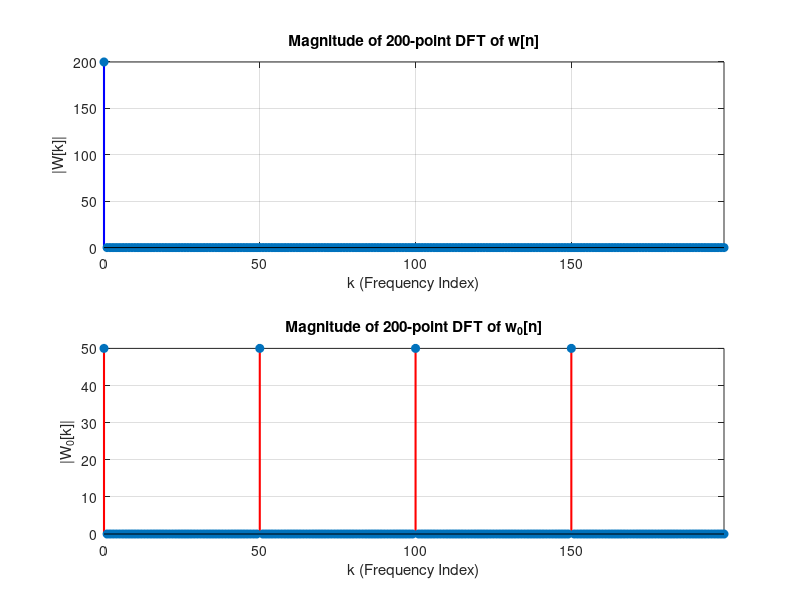
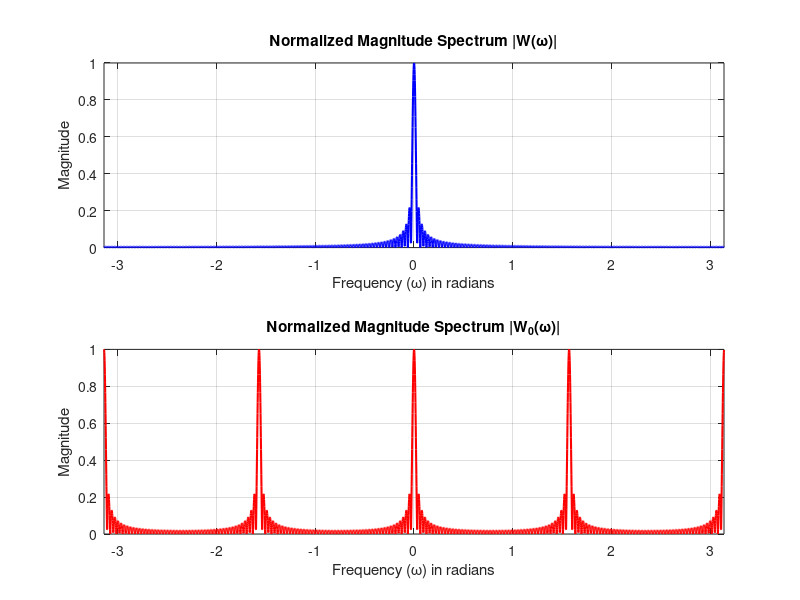
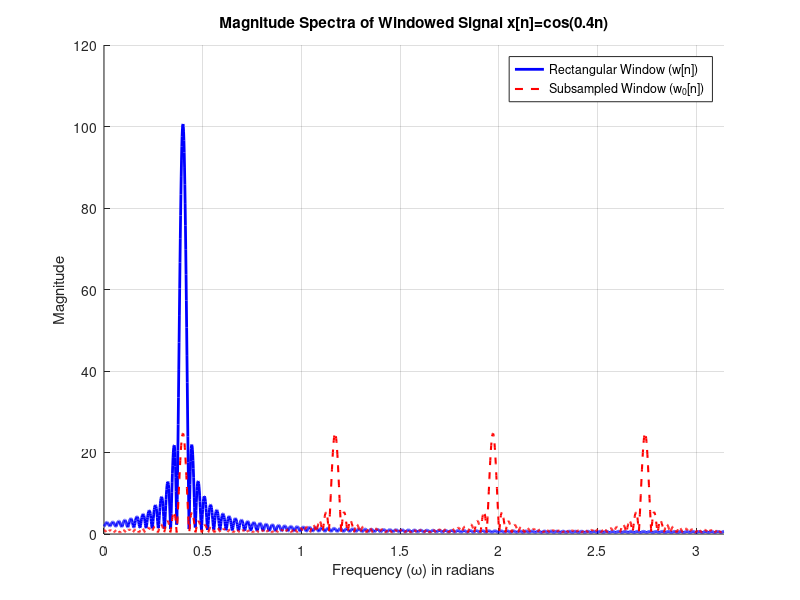

The MATLAB script that drew these images, in order:
% SPDX-License-Identifier: GNU AGPL-3.0-or-later
% Copyright (C) 2025 Kenneth Chan <kenc0728@gmail.com>
% Kenneth Chan

clear;      
clc;        
close all;  

rng(388); 

N = 200;
k_axis_N = 0:N-1; % DFT index vector

w = ones(N, 1);

n_axis = 0:N-1;
w0 = zeros(N, 1);
w0(mod(n_axis, 4) == 3) = 1;

% Compute N-point DFTs
W_dft = fft(w);
W0_dft = fft(w0);

% Plot magnitudes
figure('Name', 'Part (b): N-point DFT Magnitudes');

% Plot for w[n]
subplot(2, 1, 1);
stem(k_axis_N, abs(W_dft), 'filled', 'LineWidth', 1.5, 'Color', 'b');
title('Magnitude of 200-point DFT of w[n]');
xlabel('k (Frequency Index)');
ylabel('|W[k]|');
grid on;
xlim([0 N-1]);

% Plot for w0[n]
subplot(2, 1, 2);
stem(k_axis_N, abs(W0_dft), 'filled', 'LineWidth', 1.5, 'Color', 'r');
title('Magnitude of 200-point DFT of w_0[n]');
xlabel('k (Frequency Index)');
ylabel('|W_0[k]|');
grid on;
xlim([0 N-1]);


N0 = 2^nextpow2(16 * N); 

% Compute N0-point DFTs (this zero-pads automatically)
W_N0 = fft(w, N0);
W0_N0 = fft(w0, N0);

% Normalize to have DC value of 1
W_N0_norm = W_N0 / sum(w);
W0_N0_norm = W0_N0 / sum(w0);

omega_axis_N0 = linspace(-pi, pi, N0);

% Plot the spectra
figure('Name', 'Part (c): N0-point Continuous Spectra');

% Plot for W(omega)
subplot(2, 1, 1);
plot(omega_axis_N0, abs(fftshift(W_N0_norm)), 'b', 'LineWidth', 1.5);
title('Normalized Magnitude Spectrum |W(\omega)|');
xlabel('Frequency (\omega) in radians');
ylabel('Magnitude');
grid on;
xlim([-pi pi]);

% Plot for W0(omega)
subplot(2, 1, 2);
plot(omega_axis_N0, abs(fftshift(W0_N0_norm)), 'r', 'LineWidth', 1.5);
title('Normalized Magnitude Spectrum |W_0(\omega)|');
xlabel('Frequency (\omega) in radians');
ylabel('Magnitude');
grid on;
xlim([-pi pi]);


A = 1;
omega0 = 0.4;
phi = 0;

% Creating signal x 
x = A * cos(omega0 * n_axis' + phi); 

% Apply the windows
xw = x .* w;
xw0 = x .* w0;

Xw_dft = fft(xw, N0);
Xw0_dft = fft(xw0, N0);

omega_axis_half = linspace(0, pi, N0/2 + 1);

% Plot the superimposed spectra
figure('Name', 'Part (d): Windowed Sinusoid Spectra');
hold on;
plot(omega_axis_half, abs(Xw_dft(1:N0/2+1)), 'b', 'LineWidth', 2);
plot(omega_axis_half, abs(Xw0_dft(1:N0/2+1)), 'r--', 'LineWidth', 1.5);
hold off;

title('Magnitude Spectra of Windowed Signal x[n]=cos(0.4n)');
xlabel('Frequency (\omega) in radians');
ylabel('Magnitude');
legend('Rectangular Window (w[n])', 'Subsampled Window (w_0[n])');
grid on;
xlim([0 pi]);


% Part (e): 
% The spectral resolution does not appear to be qualitatively
% different for the two windows.
%
% Reasoning: Spectral resolution is determined by the width of the main
% lobe of the window's spectrum. The central peak at w = 0.4 rad has the exact same width for both the
% rectangular window and the subsampled window. Although the
% subsampling has a lot of disortion with the extra peaks, it still spans the original 200 samples. 
% Additionally, the duration for both rectangular window and subsampled
% window is the same, there is not a qualitatively a difference between the
% two windows. 
